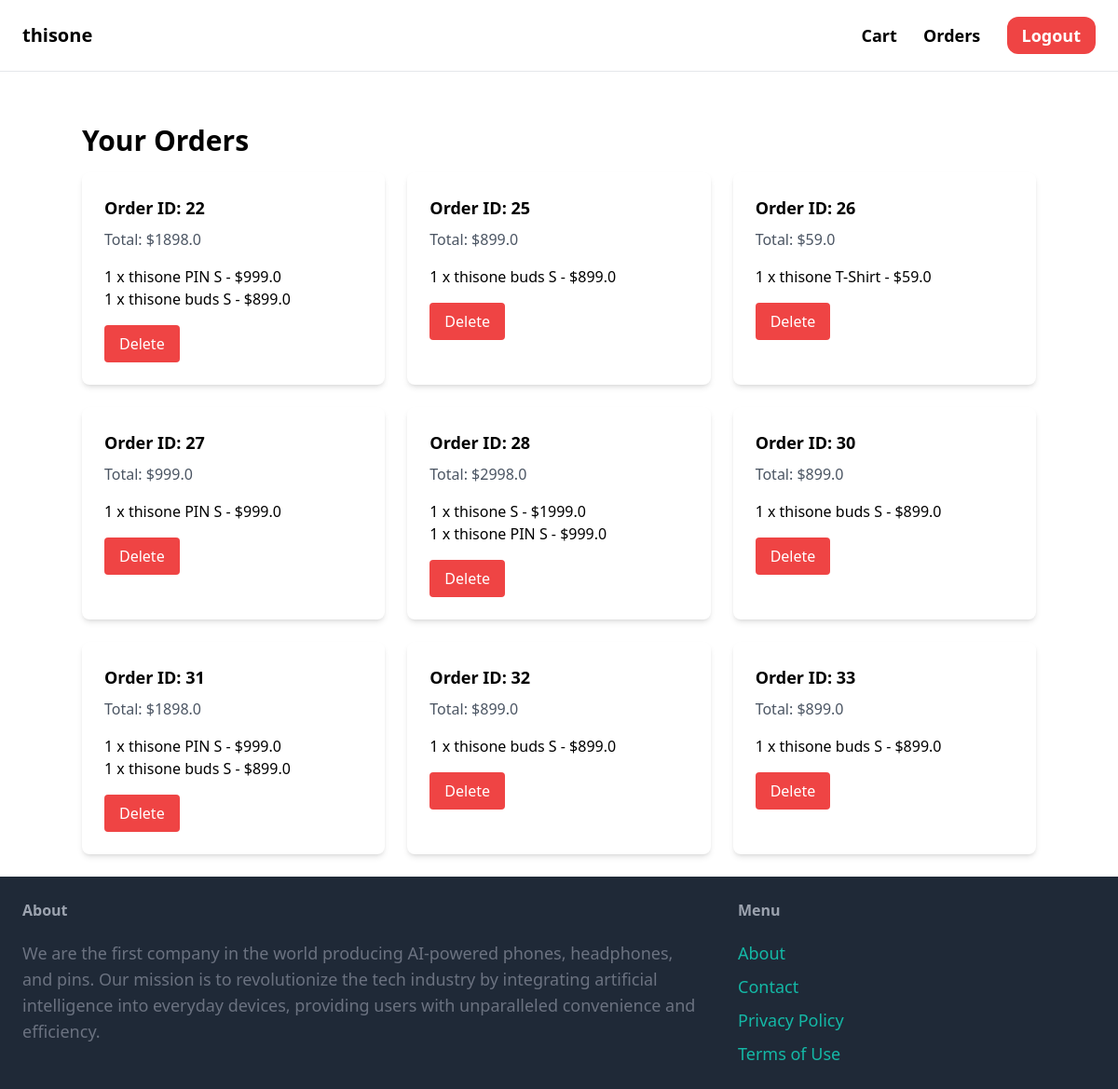
/items/order/view/ (signed in), run on the app's committed database.
### order/models.py (models this page shows)
class Order(models.Model):
    user = models.ForeignKey(User, on_delete=models.CASCADE)
    items = models.ManyToManyField(Item, through='OrderItem')
    created_at = models.DateTimeField(auto_now_add=True)

class Payment(models.Model):
    order = models.OneToOneField(Order, on_delete=models.CASCADE)
    amount = models.FloatField()
    payment_date = models.DateTimeField(auto_now_add=True)

class OrderItem(models.Model):
    order = models.ForeignKey(Order, on_delete=models.CASCADE)
    item = models.ForeignKey(Item, on_delete=models.CASCADE)
    quantity = models.PositiveIntegerField()

### item/models.py (models this page shows, shortened)
class Item(models.Model):
    category = models.ForeignKey(Category, related_name="items", on_delete=models.CASCADE)
    name = models.CharField(max_length=255)
    description = models.TextField(blank=True, null=True, verbose_name="Description")
    price = models.FloatField(verbose_name="Price")
    image = models.ImageField(upload_to='item_images', blank=True, null=True, verbose_name="Image")
    is_sold = models.BooleanField(default=False, verbose_name="Is Sold")
    created_by = models.ForeignKey(User, related_name="items", on_delete=models.CASCADE, verbose_name="Created By")
    created_at = models.DateTimeField(auto_now_add=True, verbose_name="Created At")

### order/views.py (the view)
# urls.py: path('view/', views.view_orders, name='view_orders'),
@login_required
def view_orders(request):
    if request.method == 'POST' and 'delete_order' in request.POST:
        order_id = request.POST.get('order_id')
        order = get_object_or_404(Order, id=order_id)
        if order.user == request.user:
            order.delete()
            return redirect('order:view_orders')
    orders = Order.objects.filter(user=request.user)
    order_items = [{'order': order, 'items': OrderItem.objects.filter(order=order)} for order in orders]
    return render(request, 'order/orders.html', {'order_items': order_items})

### order/templates/order/orders.html (shortened to what this page needs)
{% extends 'core/base.html' %}
{% block content %}
<div class="container mx-auto mt-8">
    <h1 class="text-3xl font-bold mb-4">Your Orders</h1>
    <div class="grid gap-6 grid-cols-1 sm:grid-cols-2 lg:grid-cols-3">
        {% if order_items %}
            {% for order_item in order_items %}
                <div class="bg-white shadow-md rounded-lg p-6">
                    <h2 class="text-lg font-semibold mb-2">Order ID: {{ order_item.order.id }}</h2>
                    <p class="text-gray-600 mb-4">Total: ${{ order_item.order.payment.amount }}</p>
                    <ul>
                        {% for item in order_item.items %}
                            <li>{{ item.quantity }} x {{ item.item.name }} - ${{ item.item.price }}</li>
                        {% endfor %}
                    </ul>
                    <form method="post" class="mt-4">
                        <button class="py-2 px-4 bg-red-500 text-white rounded hover:bg-red-600" type="submit" name="delete_order">Delete</button>
                    </form>
                </div>
            {% endfor %}
        {% else %}
            <p class="text-gray-600">You haven't placed any orders yet.</p>
        {% endif %}
    </div>
</div>
{% endblock %}

### data on the page
Order: order.id "22", order.payment.amount "1898.0"
OrderItem: quantity "1", item.name "thisone PIN S", item.price "999.0"
OrderItem: quantity "1", item.name "thisone buds S", item.price "899.0"
Order: order.id "25", order.payment.amount "899.0"
OrderItem: quantity "1", item.name "thisone buds S", item.price "899.0"
Order: order.id "26", order.payment.amount "59.0"
OrderItem: quantity "1", item.name "thisone T-Shirt", item.price "59.0"
Order: order.id "27", order.payment.amount "999.0"
OrderItem: quantity "1", item.name "thisone PIN S", item.price "999.0"
Order: order.id "28", order.payment.amount "2998.0"
OrderItem: quantity "1", item.name "thisone S", item.price "1999.0"
OrderItem: quantity "1", item.name "thisone PIN S", item.price "999.0"
Order: order.id "30", order.payment.amount "899.0"
OrderItem: quantity "1", item.name "thisone buds S", item.price "899.0"
Order: order.id "31", order.payment.amount "1898.0"
OrderItem: quantity "1", item.name "thisone PIN S", item.price "999.0"
OrderItem: quantity "1", item.name "thisone buds S", item.price "899.0"
Order: order.id "32", order.payment.amount "899.0"
OrderItem: quantity "1", item.name "thisone buds S", item.price "899.0"
Order: order.id "33", order.payment.amount "899.0"
OrderItem: quantity "1", item.name "thisone buds S", item.price "899.0"
